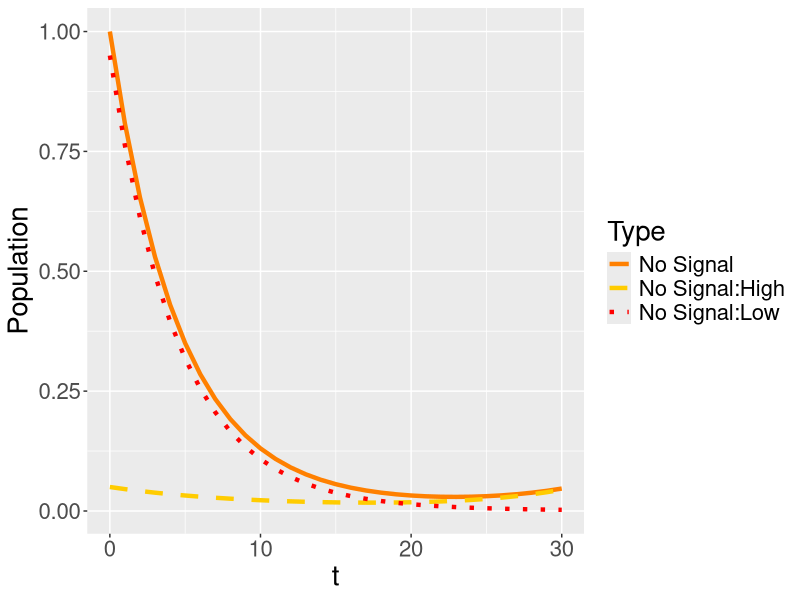
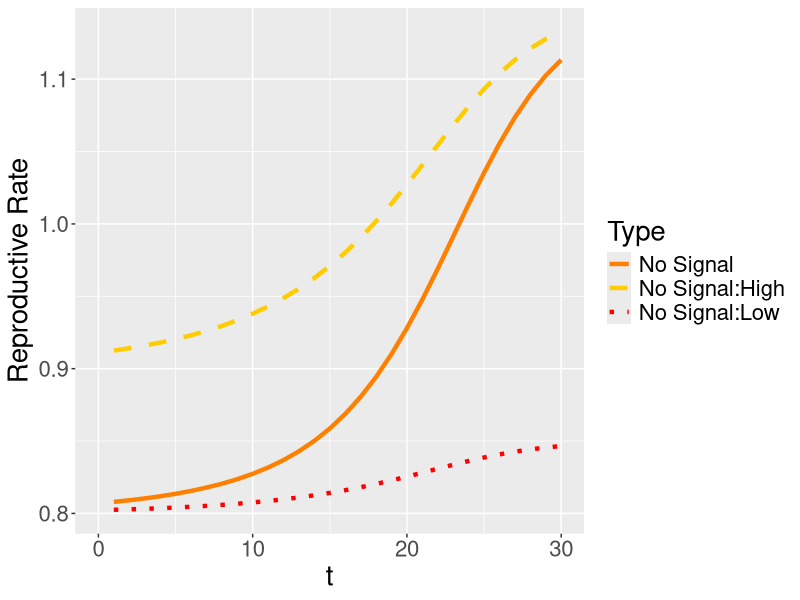
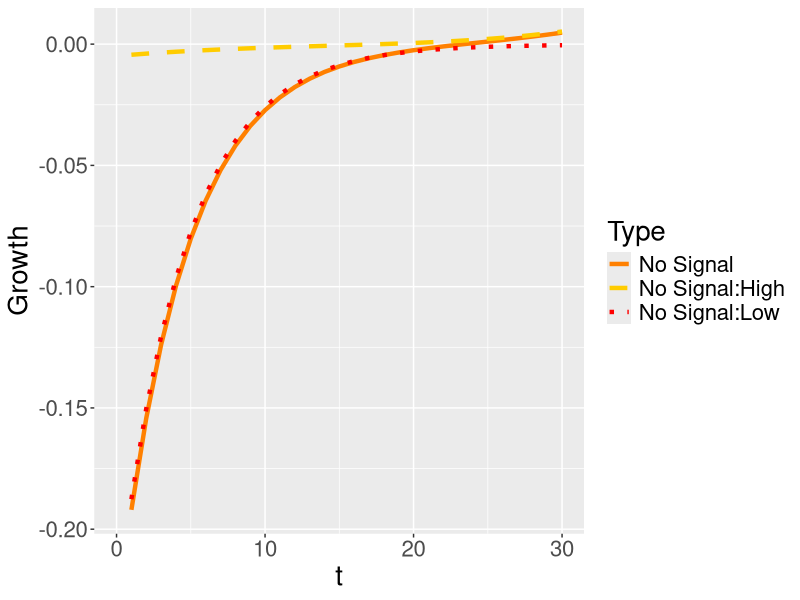
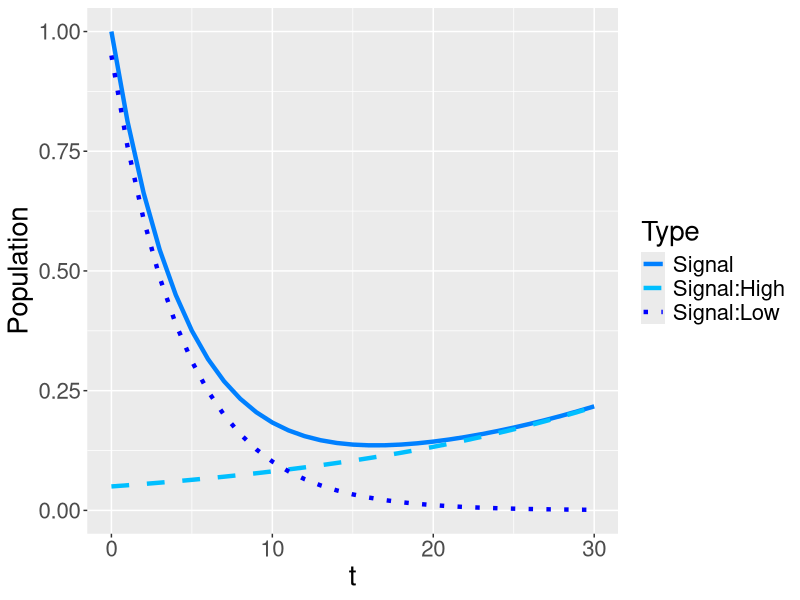
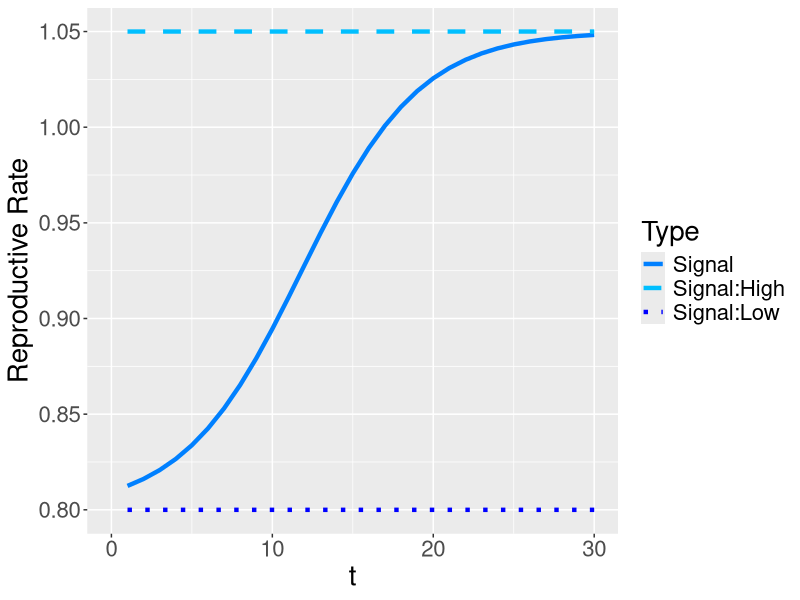
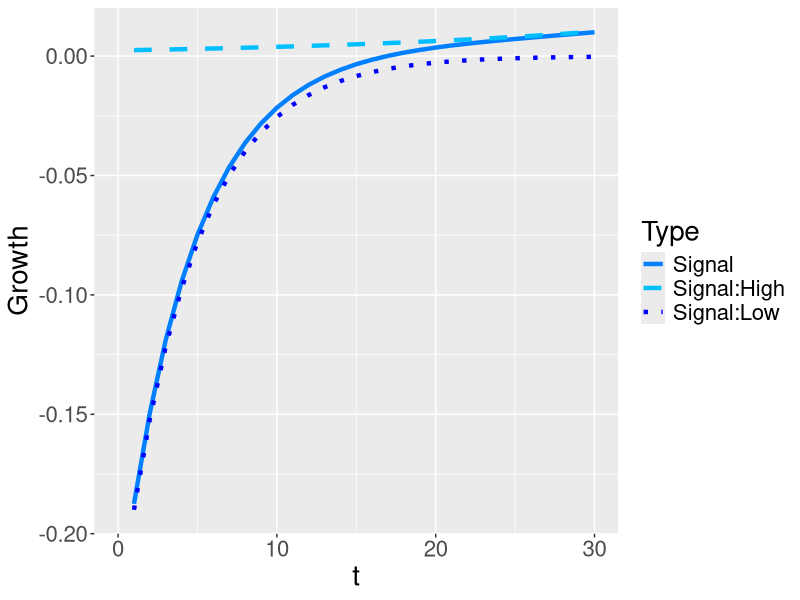
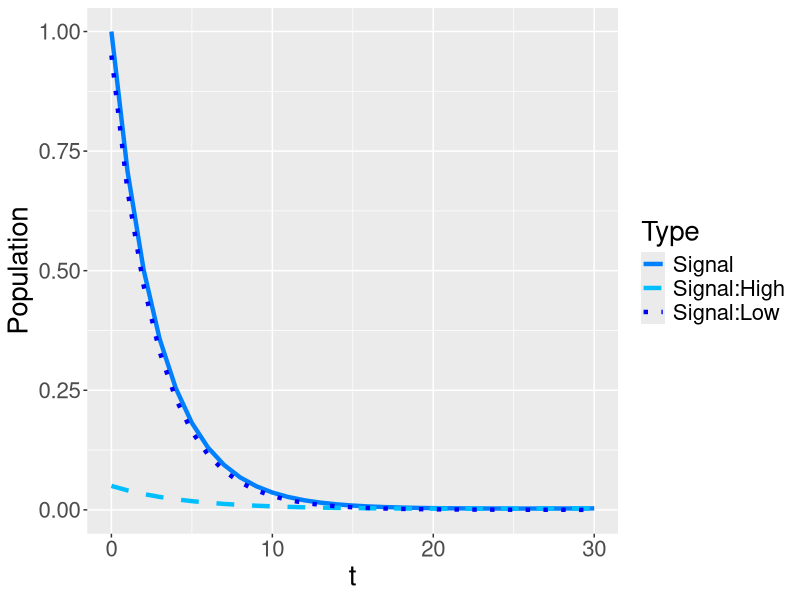
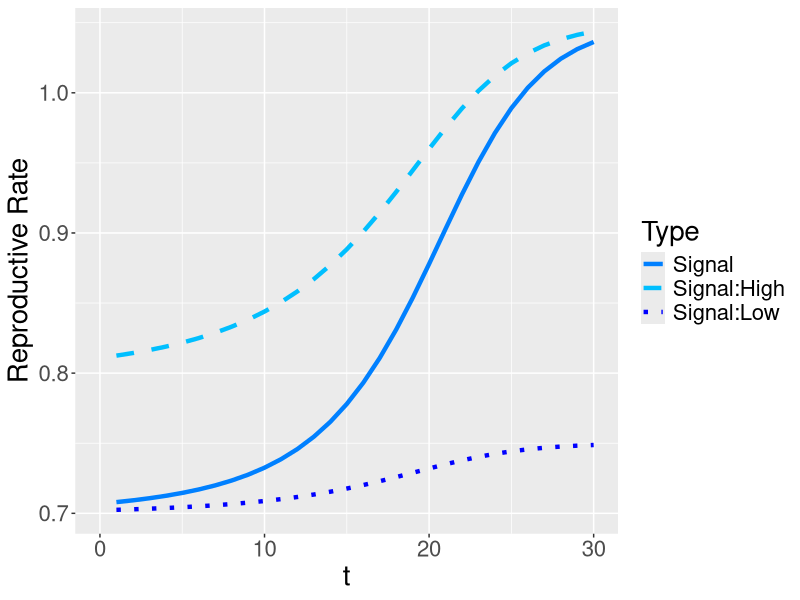

Generate these figures, in order, with R:
###### Set Up #######



library("tidyverse", "shiny", "stringr")
##1100*500 image size

time = 30
vHH =1.15
vHL = .9
vLH = .85
vLL = .8
K = .1
ratio = .05
ratio_l = 0
ratio_h = 1
pop_grow = "Unbounded exponential growth"
#"Fixed population", "Unbounded exponential growth", "Logistic growth to capacity"
join_scenario = "Fight"
#"Fight", "Merge"
start = 20
beta = .2


###### Evolution Apart ######



#Function for evolution of populations in isolation (only high types signal in signaling population)
evo_apart_high = function(ratio, vHH, vHL, vLH, vLL, K, time, pop_grow){
  #define initial population makeup 
  H_N = ratio
  H_S = ratio
  L_N = 1-ratio
  L_S = 1-ratio
  pop = data.frame(H_N,H_S,L_N,L_S)
  #define game table payoffs 
  SHH = max(vHH - K, 0)
  SHL = max(vHL - K, 0)
  SLH = max(vLH - K, 0)
  SLL = max(vLL - K, 0)
  payoffs = data.frame(vHH,vHL,vLH,vLL,SHH,SHL,SLH,SLL)
  expected_payoffs = data.frame()
  group_payoffs = data.frame()
  for(i in 1:time){
    #extract current population values
    H_N = as.numeric(tail(pop,1)[1])
    H_S = as.numeric(tail(pop,1)[2])
    L_N = as.numeric(tail(pop,1)[3])
    L_S = as.numeric(tail(pop,1)[4])
    #find proportion of type in each matching pool (signalers with signalers, non-signalers with non-signalers)
    S_H = if(H_S+L_S>0){
      H_S/(H_S+L_S)} else {0}
    S_L = 1-S_H
    N_H = if(H_N+L_N>0){
      H_N/(H_N+L_N)} else {0}
    N_L = 1-N_H
    #calculate next generation pop levels (current pop * expected payoff for each group)
    H_N_P = H_N*(N_H*as.numeric(payoffs[1])+N_L*as.numeric(payoffs[2]))
    H_S_P = H_S*as.numeric(payoffs[5])
    L_N_P = L_N*(N_H*as.numeric(payoffs[3])+N_L*as.numeric(payoffs[4]))
    L_S_P = L_S*as.numeric(payoffs[4])
    
    #identify growth scenario
    if (pop_grow == "Fixed population"){
      #rebalance to keep total pop steady
      Total_N_P = H_N_P+L_N_P
      Total_S_P = H_S_P+L_S_P
      expected_payoffs1 = data.frame(High_No_Signal = H_N_P/(H_N*Total_N_P), High_Signal = H_S_P/(H_S*Total_S_P), Low_No_Signal = L_N_P/(L_N*Total_N_P), Low_Signal = L_S_P/(L_S*Total_S_P))
      H_N = H_N_P/Total_N_P
      H_S = H_S_P/Total_S_P
      L_N = L_N_P/Total_N_P
      L_S = L_S_P/Total_S_P
    }
    if (pop_grow == "Unbounded exponential growth") {
      #set next gen pop levels to current leves and record expected payoffs
      expected_payoffs1 = data.frame(High_No_Signal = H_N_P/H_N, High_Signal = H_S_P/H_S, Low_No_Signal = L_N_P/L_N, Low_Signal = L_S_P/L_S)
      H_N = H_N_P
      H_S = H_S_P
      L_N = L_N_P
      L_S = L_S_P
    }
    
    #record end of generation information
    pop1 = data.frame(H_N,H_S,L_N,L_S)
    pop = rbind(pop, pop1)
    group_payoffs1 = data.frame(No_Signal = expected_payoffs1[[1]]*N_H + expected_payoffs1[[3]]*N_L, Signal = expected_payoffs1[[2]]*S_H + expected_payoffs1[[4]]*S_L)
    group_payoffs = rbind(group_payoffs, group_payoffs1)
    expected_payoffs = rbind(expected_payoffs, expected_payoffs1)
  }
  #clean up the data
  growth = pop[2:(time+1),]-pop[1:time,]
  growth = growth %>%
    rename(High_No_Signal = H_N,
           High_Signal = H_S,
           Low_No_Signal = L_N,
           Low_Signal = L_S) %>%
    mutate(t = 1:time,
           Signal = High_Signal + Low_Signal,
           No_Signal = High_No_Signal + Low_No_Signal) %>%
    gather("No_Signal", "High_No_Signal", "Low_No_Signal", "Signal", "High_Signal", "Low_Signal", key = Type, value = "Growth")
  growth$Type = factor(growth$Type, levels = c("Signal", "High_Signal", "Low_Signal", "No_Signal", "High_No_Signal", "Low_No_Signal"))
  
  pop = pop %>%
    rename(High_No_Signal = H_N,
           High_Signal = H_S,
           Low_No_Signal = L_N,
           Low_Signal = L_S) %>%
    mutate(t = 0:time,
           Signal = High_Signal + Low_Signal,
           No_Signal = High_No_Signal + Low_No_Signal) %>%
    gather("No_Signal", "High_No_Signal", "Low_No_Signal", "Signal", "High_Signal", "Low_Signal", key = Type, value = "Population")
  pop$Type = factor(pop$Type, levels = c("Signal", "High_Signal", "Low_Signal", "No_Signal", "High_No_Signal", "Low_No_Signal"))
  
  expected_payoffs = cbind(expected_payoffs,group_payoffs)
  expected_payoffs = expected_payoffs %>%
    mutate(t = 1:time) %>%
    gather("No_Signal", "High_No_Signal", "Low_No_Signal", "Signal", "High_Signal", "Low_Signal", key = Type, value = "Growth_Rate")
  expected_payoffs$Type = factor(expected_payoffs$Type, levels = c("Signal", "High_Signal", "Low_Signal", "No_Signal", "High_No_Signal", "Low_No_Signal"))
  list(pop, expected_payoffs, growth)
}

#make graphs for population evolution seperately

pop_evo = evo_apart_high(ratio, vHH, vHL, vLH, vLL, K, time, pop_grow)[[1]]
rate_evo = evo_apart_high(ratio, vHH, vHL, vLH, vLL, K, time, pop_grow)[[2]]
grow_evo = evo_apart_high(ratio, vHH, vHL, vLH, vLL, K, time, pop_grow)[[3]]

#No Signal population

###No_Signal
pop_evo_NS = pop_evo
pop_evo_NS$Type = factor(pop_evo_NS$Type, levels = c("No_Signal", "High_No_Signal", "Low_No_Signal"))
pop_evo_NS = pop_evo_NS[1:93,]

rate_evo_NS = rate_evo
rate_evo_NS$Type = factor(rate_evo_NS$Type, levels = c("No_Signal", "High_No_Signal", "Low_No_Signal"))
rate_evo_NS = rate_evo_NS[1:90,]

grow_evo_NS = grow_evo
grow_evo_NS$Type = factor(grow_evo_NS$Type, levels = c("No_Signal", "High_No_Signal", "Low_No_Signal"))
grow_evo_NS = grow_evo_NS[1:90,]


###Pop_No_Signal
ggplot(data = pop_evo_NS, aes(x = t, y = Population, color = Type, linetype = Type)) +
  geom_line(size = 1.5) +
  theme(text = element_text(size = 20)) +
  scale_linetype_manual(labels = c("No_Signal" = "No Signal", "High_No_Signal" = "No Signal:High", "Low_No_Signal" = "No Signal:Low"),
                        values = c("No_Signal" = "solid", "High_No_Signal" = "dashed", "Low_No_Signal" = "dotted"))+
  scale_color_manual(labels = c("No_Signal" = "No Signal", "High_No_Signal" = "No Signal:High", "Low_No_Signal" = "No Signal:Low"),
                     values = c("No_Signal" = rgb(1,.5,0), "High_No_Signal" = rgb(1,.8,0), "Low_No_Signal" = rgb(1,0,0)))+
  coord_cartesian(xlim =c(0, time))

###Rate_No_Signal
ggplot(data = rate_evo_NS, aes(x = t, y = Growth_Rate, color = Type, linetype = Type)) +
  geom_line(size = 1.5) +
  theme(text = element_text(size = 20)) +
  scale_linetype_manual(labels = c("No_Signal" = "No Signal", "High_No_Signal" = "No Signal:High", "Low_No_Signal" = "No Signal:Low"),
                        values = c("No_Signal" = "solid", "High_No_Signal" = "dashed", "Low_No_Signal" = "dotted"))+
  scale_color_manual(labels = c("No_Signal" = "No Signal", "High_No_Signal" = "No Signal:High", "Low_No_Signal" = "No Signal:Low"),
                     values = c("No_Signal" = rgb(1,.5,0), "High_No_Signal" = rgb(1,.8,0), "Low_No_Signal" = rgb(1,0,0)))+
  labs(y = "Reproductive Rate")+
  coord_cartesian(xlim =c(0, time))

###Growth_No_Signal
ggplot(data = grow_evo_NS, aes(x = t, y = Growth, color = Type, linetype = Type)) +
  geom_line(size = 1.5) +
  theme(text = element_text(size = 20)) +
  scale_linetype_manual(labels = c("No_Signal" = "No Signal", "High_No_Signal" = "No Signal:High", "Low_No_Signal" = "No Signal:Low"),
                        values = c("No_Signal" = "solid", "High_No_Signal" = "dashed", "Low_No_Signal" = "dotted"))+
  scale_color_manual(labels = c("No_Signal" = "No Signal", "High_No_Signal" = "No Signal:High", "Low_No_Signal" = "No Signal:Low"),
                     values = c("No_Signal" = rgb(1,.5,0), "High_No_Signal" = rgb(1,.8,0), "Low_No_Signal" = rgb(1,0,0)))+
  ylab("Growth")+
  coord_cartesian(xlim =c(0, time))

#Signal Population

###Signal
pop_evo_S = pop_evo
pop_evo_S$Type = factor(pop_evo_S$Type, levels = c("Signal", "High_Signal", "Low_Signal"))
pop_evo_S = pop_evo_S[94:186,]


rate_evo_S = rate_evo
rate_evo_S$Type = factor(rate_evo_S$Type, levels = c("Signal", "High_Signal", "Low_Signal"))
rate_evo_S = rate_evo_S[91:180,]

grow_evo_S = grow_evo
grow_evo_S$Type = factor(grow_evo_S$Type, levels = c("Signal", "High_Signal", "Low_Signal"))
grow_evo_S = grow_evo_S[91:180,]


###Pop_Signal
ggplot(data = pop_evo_S, aes(x = t, y = Population, color = Type, linetype = Type)) +
  geom_line(size = 1.5) +
  theme(text = element_text(size = 20)) +
  scale_linetype_manual(labels = c("Signal" = "Signal", "High_Signal" = "Signal:High", "Low_Signal" = "Signal:Low"),
                        values = c("Signal" = "solid", "High_Signal" = "dashed", "Low_Signal" = "dotted"))+
  scale_color_manual(labels = c("Signal" = "Signal", "High_Signal" = "Signal:High", "Low_Signal" = "Signal:Low"),
                     values = c("Signal" = rgb(0,.5,1), "High_Signal" = rgb(0,.75,1), "Low_Signal" = rgb(0,0,1)))+
  coord_cartesian(xlim =c(0, time))

###Rate_Signal
ggplot(data = rate_evo_S, aes(x = t, y = Growth_Rate, color = Type, linetype = Type)) +
  geom_line(size = 1.5) +
  theme(text = element_text(size = 20)) +
  scale_linetype_manual(labels = c("Signal" = "Signal", "High_Signal" = "Signal:High", "Low_Signal" = "Signal:Low"),
                        values = c("Signal" = "solid", "High_Signal" = "dashed", "Low_Signal" = "dotted"))+
  scale_color_manual(labels = c("Signal" = "Signal", "High_Signal" = "Signal:High", "Low_Signal" = "Signal:Low"),
                     values = c("Signal" = rgb(0,.5,1), "High_Signal" = rgb(0,.75,1), "Low_Signal" = rgb(0,0,1)))+
  labs(y = "Reproductive Rate")+
  coord_cartesian(xlim =c(0, time))

###Growth_Signal
ggplot(data = grow_evo_S, aes(x = t, y = Growth, color = Type, linetype = Type)) +
  geom_line(size = 1.5) +
  theme(text = element_text(size = 20)) +
  scale_linetype_manual(labels = c("Signal" = "Signal", "High_Signal" = "Signal:High", "Low_Signal" = "Signal:Low"),
                        values = c("Signal" = "solid", "High_Signal" = "dashed", "Low_Signal" = "dotted"))+
  scale_color_manual(labels = c("Signal" = "Signal", "High_Signal" = "Signal:High", "Low_Signal" = "Signal:Low"),
                     values = c("Signal" = rgb(0,.5,1), "High_Signal" = rgb(0,.75,1), "Low_Signal" = rgb(0,0,1)))+
  ylab("Growth")+
  coord_cartesian(xlim =c(0, time))


#Function for evolution of populations in isolation (both types signal in signaling population)
evo_apart_genetic = function(ratio, vHH, vHL, vLH, vLL, K, time, pop_grow){
  #define initial population makeup 
  H_N = ratio
  H_S = ratio
  L_N = 1-ratio
  L_S = 1-ratio
  pop = data.frame(H_N,H_S,L_N,L_S)
  #define game table payoffs 
  SHH = max(vHH - K, 0)
  SHL = max(vHL - K, 0)
  SLH = max(vLH - K, 0)
  SLL = max(vLL - K, 0)
  payoffs = data.frame(vHH,vHL,vLH,vLL,SHH,SHL,SLH,SLL)
  expected_payoffs = data.frame()
  group_payoffs = data.frame()
  for(i in 1:time){
    #extract current population values
    H_N = as.numeric(tail(pop,1)[1])
    H_S = as.numeric(tail(pop,1)[2])
    L_N = as.numeric(tail(pop,1)[3])
    L_S = as.numeric(tail(pop,1)[4])
    #find proportion of type in each matching pool (signalers with signalers, non-signalers with non-signalers)
    S_H = if(H_S+L_S>0){
      H_S/(H_S+L_S)} else {0}
    S_L = 1-S_H
    N_H = if(H_N+L_N>0){
      H_N/(H_N+L_N)} else {0}
    N_L = 1-N_H
    #calculate next generation pop levels (current pop * expected payoff for each group)
    H_N_P = H_N*(N_H*as.numeric(payoffs[1])+N_L*as.numeric(payoffs[2]))
    H_S_P = H_S*(S_H*as.numeric(payoffs[5])+S_L*as.numeric(payoffs[6]))
    L_N_P = L_N*(N_H*as.numeric(payoffs[3])+N_L*as.numeric(payoffs[4]))
    L_S_P = L_S*(S_H*as.numeric(payoffs[7])+S_L*as.numeric(payoffs[8]))
    
    #identify growth scenario
    if (pop_grow == "Fixed population"){
      #rebalance to keep total pop steady
      Total_N_P = H_N_P+L_N_P
      Total_S_P = H_S_P+L_S_P
      expected_payoffs1 = data.frame(High_No_Signal = H_N_P/(H_N*Total_N_P), High_Signal = H_S_P/(H_S*Total_S_P), Low_No_Signal = L_N_P/(L_N*Total_N_P), Low_Signal = L_S_P/(L_S*Total_S_P))
      H_N = H_N_P/Total_N_P
      H_S = H_S_P/Total_S_P
      L_N = L_N_P/Total_N_P
      L_S = L_S_P/Total_S_P
    }
    if (pop_grow == "Unbounded exponential growth") {
      #set next gen pop levels to current leves and record expected payoffs
      expected_payoffs1 = data.frame(High_No_Signal = H_N_P/H_N, High_Signal = H_S_P/H_S, Low_No_Signal = L_N_P/L_N, Low_Signal = L_S_P/L_S)
      H_N = H_N_P
      H_S = H_S_P
      L_N = L_N_P
      L_S = L_S_P
    }
    
    #record end of generation information
    pop1 = data.frame(H_N,H_S,L_N,L_S)
    pop = rbind(pop, pop1)
    group_payoffs1 = data.frame(No_Signal = expected_payoffs1[[1]]*N_H + expected_payoffs1[[3]]*N_L, Signal = expected_payoffs1[[2]]*S_H + expected_payoffs1[[4]]*S_L)
    group_payoffs = rbind(group_payoffs, group_payoffs1)
    expected_payoffs = rbind(expected_payoffs, expected_payoffs1)
  }
  #clean up the data
  growth = pop[2:(time+1),]-pop[1:time,]
  growth = growth %>%
    rename(High_No_Signal = H_N,
           High_Signal = H_S,
           Low_No_Signal = L_N,
           Low_Signal = L_S) %>%
    mutate(t = 1:time,
           Signal = High_Signal + Low_Signal,
           No_Signal = High_No_Signal + Low_No_Signal) %>%
    gather("No_Signal", "High_No_Signal", "Low_No_Signal", "Signal", "High_Signal", "Low_Signal", key = Type, value = "Growth")
  growth$Type = factor(growth$Type, levels = c("Signal", "High_Signal", "Low_Signal", "No_Signal", "High_No_Signal", "Low_No_Signal"))
  
  pop = pop %>%
    rename(High_No_Signal = H_N,
           High_Signal = H_S,
           Low_No_Signal = L_N,
           Low_Signal = L_S) %>%
    mutate(t = 0:time,
           Signal = High_Signal + Low_Signal,
           No_Signal = High_No_Signal + Low_No_Signal) %>%
    gather("No_Signal", "High_No_Signal", "Low_No_Signal", "Signal", "High_Signal", "Low_Signal", key = Type, value = "Population")
  pop$Type = factor(pop$Type, levels = c("Signal", "High_Signal", "Low_Signal", "No_Signal", "High_No_Signal", "Low_No_Signal"))
  
  expected_payoffs = cbind(expected_payoffs,group_payoffs)
  expected_payoffs = expected_payoffs %>%
    mutate(t = 1:time) %>%
    gather("No_Signal", "High_No_Signal", "Low_No_Signal", "Signal", "High_Signal", "Low_Signal", key = Type, value = "Growth_Rate")
  expected_payoffs$Type = factor(expected_payoffs$Type, levels = c("Signal", "High_Signal", "Low_Signal", "No_Signal", "High_No_Signal", "Low_No_Signal"))
  list(pop, expected_payoffs, growth)
}

#make graphs for population evolution seperately

pop_evo_gene = evo_apart_genetic(ratio, vHH, vHL, vLH, vLL, K, time, pop_grow)[[1]]
rate_evo_gene = evo_apart_genetic(ratio, vHH, vHL, vLH, vLL, K, time, pop_grow)[[2]]
grow_evo_gene = evo_apart_genetic(ratio, vHH, vHL, vLH, vLL, K, time, pop_grow)[[3]]

#Genetic population

###Genetic
pop_evo_gene_S = pop_evo_gene
pop_evo_gene_S$Type = factor(pop_evo_gene_S$Type, levels = c("Signal", "High_Signal", "Low_Signal"))
pop_evo_gene_S = pop_evo_gene_S[94:186,]

rate_evo_gene_S = rate_evo_gene
rate_evo_gene_S$Type = factor(rate_evo_gene_S$Type, levels = c("Signal", "High_Signal", "Low_Signal"))
rate_evo_gene_S = rate_evo_gene_S[91:180,]

grow_evo_gene_S = grow_evo_gene
grow_evo_gene_S$Type = factor(grow_evo_gene_S$Type, levels = c("Signal", "High_Signal", "Low_Signal"))
grow_evo_gene_S = grow_evo_gene_S[91:180,]


###Pop_Signal
ggplot(data = pop_evo_gene_S, aes(x = t, y = Population, color = Type, linetype = Type)) +
  geom_line(size = 1.5) +
  theme(text = element_text(size = 20)) +
  scale_linetype_manual(labels = c("Signal" = "Signal", "High_Signal" = "Signal:High", "Low_Signal" = "Signal:Low"),
                        values = c("Signal" = "solid", "High_Signal" = "dashed", "Low_Signal" = "dotted"))+
  scale_color_manual(labels = c("Signal" = "Signal", "High_Signal" = "Signal:High", "Low_Signal" = "Signal:Low"),
                     values = c("Signal" = rgb(0,.5,1), "High_Signal" = rgb(0,.75,1), "Low_Signal" = rgb(0,0,1)))+
  coord_cartesian(xlim =c(0, time))

###Rate_Signal
ggplot(data = rate_evo_gene_S, aes(x = t, y = Growth_Rate, color = Type, linetype = Type)) +
  geom_line(size = 1.5) +
  theme(text = element_text(size = 20)) +
  scale_linetype_manual(labels = c("Signal" = "Signal", "High_Signal" = "Signal:High", "Low_Signal" = "Signal:Low"),
                        values = c("Signal" = "solid", "High_Signal" = "dashed", "Low_Signal" = "dotted"))+
  scale_color_manual(labels = c("Signal" = "Signal", "High_Signal" = "Signal:High", "Low_Signal" = "Signal:Low"),
                     values = c("Signal" = rgb(0,.5,1), "High_Signal" = rgb(0,.75,1), "Low_Signal" = rgb(0,0,1)))+
  labs(y = "Reproductive Rate")+
  coord_cartesian(xlim =c(0, time))

###Growth_Signal
ggplot(data = grow_evo_gene_S, aes(x = t, y = Growth, color = Type, linetype = Type)) +
  geom_line(size = 1.5) +
  theme(text = element_text(size = 20)) +
  scale_linetype_manual(labels = c("Signal" = "Signal", "High_Signal" = "Signal:High", "Low_Signal" = "Signal:Low"),
                        values = c("Signal" = "solid", "High_Signal" = "dashed", "Low_Signal" = "dotted"))+
  scale_color_manual(labels = c("Signal" = "Signal", "High_Signal" = "Signal:High", "Low_Signal" = "Signal:Low"),
                     values = c("Signal" = rgb(0,.5,1), "High_Signal" = rgb(0,.75,1), "Low_Signal" = rgb(0,0,1)))+
  ylab("Growth")+
  coord_cartesian(xlim =c(0, time))

#Compare Signal (choice) vs No Signal

###Pop_Compare
ggplot(data = pop_evo, aes(x = t, y = Population, color = Type, linetype = Type)) +
  geom_line(size = 1.5) +
  theme(text = element_text(size = 20)) +
  scale_linetype_manual(labels = c("Signal" = "Signal", "High_Signal" = "Signal:High", "Low_Signal" = "Signal:Low", "No_Signal" = "No Signal", "High_No_Signal" = "No Signal:High", "Low_No_Signal" = "No Signal:Low"),
                        values = c("Signal" = "solid", "High_Signal" = "dashed", "Low_Signal" = "dotted", "No_Signal" = "solid", "High_No_Signal" = "dashed", "Low_No_Signal" = "dotted"))+
  scale_color_manual(labels = c("Signal" = "Signal", "High_Signal" = "Signal:High", "Low_Signal" = "Signal:Low", "No_Signal" = "No Signal", "High_No_Signal" = "No Signal:High", "Low_No_Signal" = "No Signal:Low"),
                     values = c("Signal" = rgb(0,.5,1), "High_Signal" = rgb(0,.75,1), "Low_Signal" = rgb(0,0,1), "No_Signal" = rgb(1,.5,0), "High_No_Signal" = rgb(1,.8,0), "Low_No_Signal" = rgb(1,0,0)))+
  coord_cartesian(xlim =c(0, time))

###Rate_Compare
ggplot(data = rate_evo, aes(x = t, y = Growth_Rate, color = Type, linetype = Type)) +
  geom_line(size = 1.5) +
  theme(text = element_text(size = 20)) +
  scale_linetype_manual(labels = c("Signal" = "Signal", "High_Signal" = "Signal:High", "Low_Signal" = "Signal:Low", "No_Signal" = "No Signal", "High_No_Signal" = "No Signal:High", "Low_No_Signal" = "No Signal:Low"),
                        values = c("Signal" = "solid", "High_Signal" = "dashed", "Low_Signal" = "dotted", "No_Signal" = "solid", "High_No_Signal" = "dashed", "Low_No_Signal" = "dotted"))+
  scale_color_manual(labels = c("Signal" = "Signal", "High_Signal" = "Signal:High", "Low_Signal" = "Signal:Low", "No_Signal" = "No Signal", "High_No_Signal" = "No Signal:High", "Low_No_Signal" = "No Signal:Low"),
                     values = c("Signal" = rgb(0,.5,1), "High_Signal" = rgb(0,.75,1), "Low_Signal" = rgb(0,0,1), "No_Signal" = rgb(1,.5,0), "High_No_Signal" = rgb(1,.8,0), "Low_No_Signal" = rgb(1,0,0)))+
  ylab("Reproductive Rate")+
  coord_cartesian(xlim =c(0, time))

###Growth_Compare
ggplot(data = grow_evo, aes(x = t, y = Growth, color = Type, linetype = Type)) +
  geom_line(size = 1.5) +
  theme(text = element_text(size = 20)) +
  scale_linetype_manual(labels = c("Signal" = "Signal", "High_Signal" = "Signal:High", "Low_Signal" = "Signal:Low", "No_Signal" = "No Signal", "High_No_Signal" = "No Signal:High", "Low_No_Signal" = "No Signal:Low"),
                        values = c("Signal" = "solid", "High_Signal" = "dashed", "Low_Signal" = "dotted", "No_Signal" = "solid", "High_No_Signal" = "dashed", "Low_No_Signal" = "dotted"))+
  scale_color_manual(labels = c("Signal" = "Signal", "High_Signal" = "Signal:High", "Low_Signal" = "Signal:Low", "No_Signal" = "No Signal", "High_No_Signal" = "No Signal:High", "Low_No_Signal" = "No Signal:Low"),
                     values = c("Signal" = rgb(0,.5,1), "High_Signal" = rgb(0,.75,1), "Low_Signal" = rgb(0,0,1), "No_Signal" = rgb(1,.5,0), "High_No_Signal" = rgb(1,.8,0), "Low_No_Signal" = rgb(1,0,0)))+
  ylab("Growth")+
  coord_cartesian(xlim =c(0, time))


#Compare Signal(gene) vs No Signal

###Pop_Compare
ggplot(data = pop_evo_gene, aes(x = t, y = Population, color = Type, linetype = Type)) +
  geom_line(size = 1.5) +
  theme(text = element_text(size = 20)) +
  scale_linetype_manual(labels = c("Signal" = "Signal", "High_Signal" = "Signal:High", "Low_Signal" = "Signal:Low", "No_Signal" = "No Signal", "High_No_Signal" = "No Signal:High", "Low_No_Signal" = "No Signal:Low"),
                        values = c("Signal" = "solid", "High_Signal" = "dashed", "Low_Signal" = "dotted", "No_Signal" = "solid", "High_No_Signal" = "dashed", "Low_No_Signal" = "dotted"))+
  scale_color_manual(labels = c("Signal" = "Signal", "High_Signal" = "Signal:High", "Low_Signal" = "Signal:Low", "No_Signal" = "No Signal", "High_No_Signal" = "No Signal:High", "Low_No_Signal" = "No Signal:Low"),
                     values = c("Signal" = rgb(0,.5,1), "High_Signal" = rgb(0,.75,1), "Low_Signal" = rgb(0,0,1), "No_Signal" = rgb(1,.5,0), "High_No_Signal" = rgb(1,.8,0), "Low_No_Signal" = rgb(1,0,0)))+
  coord_cartesian(xlim =c(0, time))

###Rate_Compare
ggplot(data = rate_evo_gene, aes(x = t, y = Growth_Rate, color = Type, linetype = Type)) +
  geom_line(size = 1.5) +
  theme(text = element_text(size = 20)) +
  scale_linetype_manual(labels = c("Signal" = "Signal", "High_Signal" = "Signal:High", "Low_Signal" = "Signal:Low", "No_Signal" = "No Signal", "High_No_Signal" = "No Signal:High", "Low_No_Signal" = "No Signal:Low"),
                        values = c("Signal" = "solid", "High_Signal" = "dashed", "Low_Signal" = "dotted", "No_Signal" = "solid", "High_No_Signal" = "dashed", "Low_No_Signal" = "dotted"))+
  scale_color_manual(labels = c("Signal" = "Signal", "High_Signal" = "Signal:High", "Low_Signal" = "Signal:Low", "No_Signal" = "No Signal", "High_No_Signal" = "No Signal:High", "Low_No_Signal" = "No Signal:Low"),
                     values = c("Signal" = rgb(0,.5,1), "High_Signal" = rgb(0,.75,1), "Low_Signal" = rgb(0,0,1), "No_Signal" = rgb(1,.5,0), "High_No_Signal" = rgb(1,.8,0), "Low_No_Signal" = rgb(1,0,0)))+
  ylab("Reproductive Rate")+
  coord_cartesian(xlim =c(0, time))

###Growth_Compare
ggplot(data = grow_evo_gene, aes(x = t, y = Growth, color = Type, linetype = Type)) +
  geom_line(size = 1.5) +
  theme(text = element_text(size = 20)) +
  scale_linetype_manual(labels = c("Signal" = "Signal", "High_Signal" = "Signal:High", "Low_Signal" = "Signal:Low", "No_Signal" = "No Signal", "High_No_Signal" = "No Signal:High", "Low_No_Signal" = "No Signal:Low"),
                        values = c("Signal" = "solid", "High_Signal" = "dashed", "Low_Signal" = "dotted", "No_Signal" = "solid", "High_No_Signal" = "dashed", "Low_No_Signal" = "dotted"))+
  scale_color_manual(labels = c("Signal" = "Signal", "High_Signal" = "Signal:High", "Low_Signal" = "Signal:Low", "No_Signal" = "No Signal", "High_No_Signal" = "No Signal:High", "Low_No_Signal" = "No Signal:Low"),
                     values = c("Signal" = rgb(0,.5,1), "High_Signal" = rgb(0,.75,1), "Low_Signal" = rgb(0,0,1), "No_Signal" = rgb(1,.5,0), "High_No_Signal" = rgb(1,.8,0), "Low_No_Signal" = rgb(1,0,0)))+
  ylab("Growth")+
  coord_cartesian(xlim =c(0, time))






###### Competition ######                     



#Make graphs for competition between populations

evo_join_high = function(ratio, vHH, vHL, vLH, vLL, K, time, pop_grow, join_scenario, beta, start){
  H_N = ratio
  H_S = ratio
  L_N = 1-ratio
  L_S = 1-ratio
  pop = data.frame(H_N,H_S,L_N,L_S)
  SHH = max(vHH - K, 0)
  SHL = max(vHL - K, 0)
  SLH = max(vLH - K, 0)
  SLL = max(vLL - K, 0)
  payoffs = data.frame(vHH,vHL,vLH,vLL,SHH,SHL,SLH,SLL)
  expected_payoffs = data.frame()
  group_payoffs = data.frame()
  if (start != 1){
    for(i in 1:(start-1)){
      H_N = as.numeric(tail(pop,1)[1])
      H_S = as.numeric(tail(pop,1)[2])
      L_N = as.numeric(tail(pop,1)[3])
      L_S = as.numeric(tail(pop,1)[4])
      S_H = if(H_S+L_S>0){
        H_S/(H_S+L_S)} else {0}
      S_L = 1-S_H
      N_H = if(H_N+L_N>0){
        H_N/(H_N+L_N)} else {0}
      N_L = 1-N_H
      H_N_P = H_N*(N_H*as.numeric(payoffs[1])+N_L*as.numeric(payoffs[2]))
      H_S_P = SHH*H_S
      L_N_P = L_N*(N_H*as.numeric(payoffs[3])+N_L*as.numeric(payoffs[4]))
      L_S_P = vLL*L_S
      if (pop_grow == "Fixed population"){
        Total_N_P = H_N_P+L_N_P
        Total_S_P = H_S_P+L_S_P
        expected_payoffs1 = data.frame(High_No_Signal = H_N_P/(H_N*Total_N_P), High_Signal = H_S_P/(H_S*Total_S_P), Low_No_Signal = L_N_P/(L_N*Total_N_P), Low_Signal = L_S_P/(L_S*Total_S_P))
        H_N = H_N_P/Total_N_P
        H_S = H_S_P/Total_S_P
        L_N = L_N_P/Total_N_P
        L_S = L_S_P/Total_S_P
      }
      if (pop_grow == "Unbounded exponential growth") {
        expected_payoffs1 = data.frame(High_No_Signal = H_N_P/H_N, High_Signal = H_S_P/H_S, Low_No_Signal = L_N_P/L_N, Low_Signal = L_S_P/L_S)
        H_N = H_N_P
        H_S = H_S_P
        L_N = L_N_P
        L_S = L_S_P
      }
      pop1 = data.frame(H_N,H_S,L_N,L_S)
      pop = rbind(pop, pop1)
      group_payoffs1 = data.frame(No_Signal = expected_payoffs1[[1]]*N_H + expected_payoffs1[[3]]*N_L, Signal = expected_payoffs1[[2]]*S_H + expected_payoffs1[[4]]*S_L)
      group_payoffs = rbind(group_payoffs, group_payoffs1)
      expected_payoffs = rbind(expected_payoffs, expected_payoffs1)
    }
  }
  if (join_scenario == "Merge"){
    if (pop_grow == "Fixed population"){
      for(i in start:time){
        H_N = as.numeric(tail(pop,1)[1])
        H_S = as.numeric(tail(pop,1)[2])
        L_N = as.numeric(tail(pop,1)[3])
        L_S = as.numeric(tail(pop,1)[4])
        S_H = if(H_S+L_S>0){
          H_S/(H_S+L_S)} else {0}
        S_L = 1-S_H
        N_H = if(H_N+L_N>0){
          H_N/(H_N+L_N)} else {0}
        N_L = 1-N_H
        H_N_P = H_N*(N_H*as.numeric(payoffs[1])+N_L*as.numeric(payoffs[2]))
        H_S_P = H_S*SHH
        L_N_P = L_N*(N_H*as.numeric(payoffs[3])+N_L*as.numeric(payoffs[4]))
        L_S_P = L_S*vLL
        Total_P = H_N_P+L_N_P+H_S_P+L_S_P
        expected_payoffs1 = data.frame(High_No_Signal = H_N_P/(H_N*Total_P), High_Signal = H_S_P/(H_S*Total_P), Low_No_Signal = L_N_P/(L_N*Total_P), Low_Signal = L_S_P/(L_S*Total_P))
        H_N = H_N_P/Total_P
        H_S = H_S_P/Total_P
        L_N = L_N_P/Total_P
        L_S = L_S_P/Total_P
        pop1 = data.frame(H_N,H_S,L_N,L_S)
        pop = rbind(pop, pop1)
        group_payoffs1 = data.frame(No_Signal = expected_payoffs1[[1]]*N_H + expected_payoffs1[[3]]*N_L, Signal = expected_payoffs1[[2]]*S_H + expected_payoffs1[[4]]*S_L)
        group_payoffs = rbind(group_payoffs, group_payoffs1)
        expected_payoffs = rbind(expected_payoffs, expected_payoffs1)
      }
    }
    if (pop_grow == "Unbounded exponential growth"){
      for(i in start:time){
        H_N = as.numeric(tail(pop,1)[1])
        H_S = as.numeric(tail(pop,1)[2])
        L_N = as.numeric(tail(pop,1)[3])
        L_S = as.numeric(tail(pop,1)[4])
        S_H = if(H_S+L_S>0){
          H_S/(H_S+L_S)} else {0}
        S_L = 1-S_H
        N_H = if(H_N+L_N>0){
          H_N/(H_N+L_N)} else {0}
        N_L = 1-N_H
        H_N_P = H_N*(N_H*as.numeric(payoffs[1])+N_L*as.numeric(payoffs[2]))
        H_S_P = H_S*SHH
        L_N_P = L_N*(N_H*as.numeric(payoffs[3])+N_L*as.numeric(payoffs[4]))
        L_S_P = L_S*vLL
        expected_payoffs1 = data.frame(High_No_Signal = H_N_P/H_N, High_Signal = H_S_P/H_S, Low_No_Signal = L_N_P/L_N, Low_Signal = L_S_P/L_S)
        H_N = H_N_P
        H_S = H_S_P
        L_N = L_N_P
        L_S = L_S_P
        pop1 = data.frame(H_N,H_S,L_N,L_S)
        pop = rbind(pop, pop1)
        group_payoffs1 = data.frame(No_Signal = expected_payoffs1[[1]]*N_H + expected_payoffs1[[3]]*N_L, Signal = expected_payoffs1[[2]]*S_H + expected_payoffs1[[4]]*S_L)
        group_payoffs = rbind(group_payoffs, group_payoffs1)
        expected_payoffs = rbind(expected_payoffs, expected_payoffs1)
      }
    }
  }
  if (join_scenario == "Fight"){
    if (pop_grow == "Fixed population"){
      for(i in start:time){
        H_N = as.numeric(tail(pop,1)[1])
        H_S = as.numeric(tail(pop,1)[2])
        L_N = as.numeric(tail(pop,1)[3])
        L_S = as.numeric(tail(pop,1)[4])
        #Fight where each kills beta of other group
        S_D = (H_S+L_S)*beta
        N_D = (H_N+L_N)*beta
        S_H = if(H_S+L_S>0){
          H_S/(H_S+L_S)} else {0}
        S_L = 1-S_H
        N_H = if(H_N+L_N>0){
          H_N/(H_N+L_N)} else {0}
        N_L = 1-N_H
        H_N = max(H_N-S_D*N_H,0)
        H_S = max(H_S-N_D*S_H,0)
        L_N = max(L_N-S_D*N_L,0)
        L_S = max(L_S-N_D*S_L,0)
        #Reproduce
        S_H = if(H_S+L_S>0){
          H_S/(H_S+L_S)} else {0}
        S_L = 1-S_H
        N_H = if(H_N+L_N>0){
          H_N/(H_N+L_N)} else {0}
        N_L = 1-N_H
        H_N_P = H_N*(N_H*as.numeric(payoffs[1])+N_L*as.numeric(payoffs[2]))
        H_S_P = H_S*SHH
        L_N_P = L_N*(N_H*as.numeric(payoffs[3])+N_L*as.numeric(payoffs[4]))
        L_S_P = L_S*vLL
        Total_P = H_N_P+L_N_P+H_S_P+L_S_P
        expected_payoffs1 = data.frame(High_No_Signal = H_N_P/(H_N*Total_P), High_Signal = H_S_P/(H_S*Total_P), Low_No_Signal = L_N_P/(L_N*Total_P), Low_Signal = L_S_P/(L_S*Total_P))
        H_N = H_N_P/Total_P
        H_S = H_S_P/Total_P
        L_N = L_N_P/Total_P
        L_S = L_S_P/Total_P
        pop1 = data.frame(H_N,H_S,L_N,L_S)
        pop = rbind(pop, pop1)
        group_payoffs1 = data.frame(No_Signal = expected_payoffs1[[1]]*N_H + expected_payoffs1[[3]]*N_L, Signal = expected_payoffs1[[2]]*S_H + expected_payoffs1[[4]]*S_L)
        group_payoffs = rbind(group_payoffs, group_payoffs1)
        expected_payoffs = rbind(expected_payoffs, expected_payoffs1)
      }
    }
    if (pop_grow == "Unbounded exponential growth"){
      for(i in start:time){
        H_N = as.numeric(tail(pop,1)[1])
        H_S = as.numeric(tail(pop,1)[2])
        L_N = as.numeric(tail(pop,1)[3])
        L_S = as.numeric(tail(pop,1)[4])
        #Fight where each kills beta of other group
        S_D = (H_S+L_S)*beta
        N_D = (H_N+L_N)*beta
        S_H = if(H_S+L_S>0){
          H_S/(H_S+L_S)} else {0}
        S_L = 1-S_H
        N_H = if(H_N+L_N>0){
          H_N/(H_N+L_N)} else {0}
        N_L = 1-N_H
        H_N = max(H_N-S_D*N_H,0)
        H_S = max(H_S-N_D*S_H,0)
        L_N = max(L_N-S_D*N_L,0)
        L_S = max(L_S-N_D*S_L,0)
        #Reproduce
        S_H = if(H_S+L_S>0){
          H_S/(H_S+L_S)} else {0}
        S_L = 1-S_H
        N_H = if(H_N+L_N>0){
          H_N/(H_N+L_N)} else {0}
        N_L = 1-N_H
        H_N_P = H_N*(N_H*as.numeric(payoffs[1])+N_L*as.numeric(payoffs[2]))
        H_S_P = H_S*SHH
        L_N_P = L_N*(N_H*as.numeric(payoffs[3])+N_L*as.numeric(payoffs[4]))
        L_S_P = L_S*vLL
        expected_payoffs1 = data.frame(High_No_Signal = H_N_P/H_N, High_Signal = H_S_P/H_S, Low_No_Signal = L_N_P/L_N, Low_Signal = L_S_P/L_S)
        H_N = H_N_P
        H_S = H_S_P
        L_N = L_N_P
        L_S = L_S_P
        pop1 = data.frame(H_N,H_S,L_N,L_S)
        pop = rbind(pop, pop1)
        group_payoffs1 = data.frame(No_Signal = expected_payoffs1[[1]]*N_H + expected_payoffs1[[3]]*N_L, Signal = expected_payoffs1[[2]]*S_H + expected_payoffs1[[4]]*S_L)
        group_payoffs = rbind(group_payoffs, group_payoffs1)
        expected_payoffs = rbind(expected_payoffs, expected_payoffs1)
      }
    }
  }
  growth = pop[2:(time+1),]-pop[1:(time),]
  growth = growth %>%
    rename(High_No_Signal = H_N,
           High_Signal = H_S,
           Low_No_Signal = L_N,
           Low_Signal = L_S) %>%
    mutate(t = 1:time,
           Signal = High_Signal + Low_Signal,
           No_Signal = High_No_Signal + Low_No_Signal) %>%
    gather("No_Signal", "High_No_Signal", "Low_No_Signal", "Signal", "High_Signal", "Low_Signal", key = Type, value = "Growth")
  growth$Type = factor(growth$Type, levels = c("Signal", "High_Signal", "Low_Signal", "No_Signal", "High_No_Signal", "Low_No_Signal"))
  
  pop = pop %>%
    rename(High_No_Signal = H_N,
           High_Signal = H_S,
           Low_No_Signal = L_N,
           Low_Signal = L_S) %>%
    mutate(t = 0:time,
           Signal = High_Signal + Low_Signal,
           No_Signal = High_No_Signal + Low_No_Signal) %>%
    gather("No_Signal", "High_No_Signal", "Low_No_Signal", "Signal", "High_Signal", "Low_Signal", key = Type, value = "Population")
  pop$Type = factor(pop$Type, levels = c("Signal", "High_Signal", "Low_Signal", "No_Signal", "High_No_Signal", "Low_No_Signal"))
  
  expected_payoffs = cbind(expected_payoffs,group_payoffs)
  expected_payoffs = expected_payoffs %>%
    mutate(t = 1:time) %>%
    gather("No_Signal", "High_No_Signal", "Low_No_Signal", "Signal", "High_Signal", "Low_Signal", key = Type, value = "Growth_Rate")
  expected_payoffs$Type = factor(expected_payoffs$Type, levels = c("Signal", "High_Signal", "Low_Signal", "No_Signal", "High_No_Signal", "Low_No_Signal"))
  list(pop, expected_payoffs, growth)
}

regions = function(ratio, vHH, vHL, vLH, vLL, K, time, pop_grow, beta, start){
  #create a few graphs showing which group will survive the competition under different paramaters
  Klow = round(max(vLH-vLL,0),2)
  Khigh = round(vHH-vHL,2)
  Krange = seq(from = Klow, to = Khigh, by = .01)
  startrange = seq(from = 1, to = time, by = 1)
  betarange = seq(from = .01, to = 1, by = .01)
  SKregion = tibble(start = rep(startrange, length(Krange)), K = rep(Krange, each = length(startrange)), result = "")
  BKregion = tibble(beta = rep(betarange, length(Krange)), K = rep(Krange, each = length(betarange)), result = "")
  SBregion = tibble(start = rep(startrange, length(betarange)), beta = rep(betarange, each = length(startrange)), result = "")
  for(Kvar in Krange){
    #KSregion and BKregion first
    j = match(Kvar,Krange)
    H_N = ratio
    H_S = ratio
    L_N = 1-ratio
    L_S = 1-ratio
    pop = data.frame(H_N,H_S,L_N,L_S)
    SHH = max(vHH - Kvar, 0)
    SHL = max(vHL - Kvar, 0)
    SLH = max(vLH - Kvar, 0)
    SLL = max(vLL - Kvar, 0)
    payoffs = data.frame(vHH,vHL,vLH,vLL,SHH,SHL,SLH,SLL)
    if (time != 1){
      for(i in 1:(time-1)){
        H_N = as.numeric(tail(pop,1)[1])
        H_S = as.numeric(tail(pop,1)[2])
        L_N = as.numeric(tail(pop,1)[3])
        L_S = as.numeric(tail(pop,1)[4])
        S_H = if(H_S+L_S>0){
          H_S/(H_S+L_S)} else {0}
        S_L = 1-S_H
        N_H = if(H_N+L_N>0){
          H_N/(H_N+L_N)} else {0}
        N_L = 1-N_H
        H_N_P = H_N*(N_H*as.numeric(payoffs[1])+N_L*as.numeric(payoffs[2]))
        H_S_P = SHH*H_S
        L_N_P = L_N*(N_H*as.numeric(payoffs[3])+N_L*as.numeric(payoffs[4]))
        L_S_P = vLL*L_S
        if (pop_grow == "Fixed population"){
          Total_N_P = H_N_P+L_N_P
          Total_S_P = H_S_P+L_S_P
          H_N = H_N_P/Total_N_P
          H_S = H_S_P/Total_S_P
          L_N = L_N_P/Total_N_P
          L_S = L_S_P/Total_S_P
        }
        if (pop_grow == "Unbounded exponential growth") {
          H_N = H_N_P
          H_S = H_S_P
          L_N = L_N_P
          L_S = L_S_P
        }
        pop1 = data.frame(H_N,H_S,L_N,L_S)
        pop = rbind(pop, pop1)
      }
    }
    for(startvar in startrange){
      #SKregion
      i = match(startvar,startrange)
      popstart = pop[startvar,]
      stop = 0
      while(stop == 0){
        if (pop_grow == "Fixed population"){
          H_N = as.numeric(tail(popstart,1)[1])
          H_S = as.numeric(tail(popstart,1)[2])
          L_N = as.numeric(tail(popstart,1)[3])
          L_S = as.numeric(tail(popstart,1)[4])
          #Fight where each kills beta of other group
          S_D = (H_S+L_S)*beta
          N_D = (H_N+L_N)*beta
          if((H_S+L_S)<=N_D){
            if((H_N+L_N)<=S_D & S_D>N_D){
              #tiebreak goes to N
              SKregion$result[(j-1)*length(startrange)+i] = "S"
              stop = 1
            } else {
              SKregion$result[(j-1)*length(startrange)+i] = "N"
              stop = 1
            }
          }
          if((H_N+L_N)<=S_D){
            SKregion$result[(j-1)*length(startrange)+i] = "S"
            stop = 1
          }
          S_H = if(H_S+L_S>0){
            H_S/(H_S+L_S)} else {0}
          S_L = 1-S_H
          N_H = if(H_N+L_N>0){
            H_N/(H_N+L_N)} else {0}
          N_L = 1-N_H
          H_N = max(H_N-S_D*N_H,0)
          H_S = max(H_S-N_D*S_H,0)
          L_N = max(L_N-S_D*N_L,0)
          L_S = max(L_S-N_D*S_L,0)
          #Reproduce
          S_H = if(H_S+L_S>0){
            H_S/(H_S+L_S)} else {0}
          S_L = 1-S_H
          N_H = if(H_N+L_N>0){
            H_N/(H_N+L_N)} else {0}
          N_L = 1-N_H
          H_N_P = H_N*(N_H*as.numeric(payoffs[1])+N_L*as.numeric(payoffs[2]))
          H_S_P = H_S*SHH
          L_N_P = L_N*(N_H*as.numeric(payoffs[3])+N_L*as.numeric(payoffs[4]))
          L_S_P = L_S*vLL
          Total_P = H_N_P+L_N_P+H_S_P+L_S_P
          H_N = H_N_P/Total_P
          H_S = H_S_P/Total_P
          L_N = L_N_P/Total_P
          L_S = L_S_P/Total_P
          popstart1 = data.frame(H_N,H_S,L_N,L_S)
          popstart = rbind(popstart, popstart1)
        }
        if (pop_grow == "Unbounded exponential growth"){
          H_N = as.numeric(tail(popstart,1)[1])
          H_S = as.numeric(tail(popstart,1)[2])
          L_N = as.numeric(tail(popstart,1)[3])
          L_S = as.numeric(tail(popstart,1)[4])
          #Fight where each kills beta of other group
          S_D = (H_S+L_S)*beta
          N_D = (H_N+L_N)*beta
          if((H_S+L_S)<=N_D){
            if((H_N+L_N)<=S_D & S_D>N_D){
              #tiebreak goes to N
              SKregion$result[(j-1)*length(startrange)+i] = "S"
              stop = 1
            } else {
              SKregion$result[(j-1)*length(startrange)+i] = "N"
              stop = 1
            }
          }
          if((H_N+L_N)<=S_D){
            SKregion$result[(j-1)*length(startrange)+i] = "S"
            stop = 1
          }
          S_H = if(H_S+L_S>0){
            H_S/(H_S+L_S)} else {0}
          S_L = 1-S_H
          N_H = if(H_N+L_N>0){
            H_N/(H_N+L_N)} else {0}
          N_L = 1-N_H
          H_N = max(H_N-S_D*N_H,0)
          H_S = max(H_S-N_D*S_H,0)
          L_N = max(L_N-S_D*N_L,0)
          L_S = max(L_S-N_D*S_L,0)
          #Reproduce
          S_H = if(H_S+L_S>0){
            H_S/(H_S+L_S)} else {0}
          S_L = 1-S_H
          N_H = if(H_N+L_N>0){
            H_N/(H_N+L_N)} else {0}
          N_L = 1-N_H
          H_N_P = H_N*(N_H*as.numeric(payoffs[1])+N_L*as.numeric(payoffs[2]))
          H_S_P = H_S*SHH
          L_N_P = L_N*(N_H*as.numeric(payoffs[3])+N_L*as.numeric(payoffs[4]))
          L_S_P = L_S*vLL
          H_N = H_N_P
          H_S = H_S_P
          L_N = L_N_P
          L_S = L_S_P
          popstart1 = data.frame(H_N,H_S,L_N,L_S)
          popstart = rbind(popstart, popstart1)
        }
      }
    }
    for(betavar in betarange){
      #BKregion
      i = match(betavar, betarange)
      popstart = pop[start,]
      stop = 0
      while(stop == 0){
        if (pop_grow == "Fixed population"){
          H_N = as.numeric(tail(popstart,1)[1])
          H_S = as.numeric(tail(popstart,1)[2])
          L_N = as.numeric(tail(popstart,1)[3])
          L_S = as.numeric(tail(popstart,1)[4])
          #Fight where each kills beta of other group
          S_D = (H_S+L_S)*betavar
          N_D = (H_N+L_N)*betavar
          if((H_S+L_S)<=N_D){
            if((H_N+L_N)<=S_D & S_D>N_D){
              #tiebreak goes to N
              BKregion$result[(j-1)*length(betarange)+i] = "S"
              stop = 1
            } else {
              BKregion$result[(j-1)*length(betarange)+i] = "N"
              stop = 1
            }
          }
          if((H_N+L_N)<=S_D){
            BKregion$result[(j-1)*length(betarange)+i] = "S"
            stop = 1
          }
          S_H = if(H_S+L_S>0){
            H_S/(H_S+L_S)} else {0}
          S_L = 1-S_H
          N_H = if(H_N+L_N>0){
            H_N/(H_N+L_N)} else {0}
          N_L = 1-N_H
          H_N = max(H_N-S_D*N_H,0)
          H_S = max(H_S-N_D*S_H,0)
          L_N = max(L_N-S_D*N_L,0)
          L_S = max(L_S-N_D*S_L,0)
          #Reproduce
          S_H = if(H_S+L_S>0){
            H_S/(H_S+L_S)} else {0}
          S_L = 1-S_H
          N_H = if(H_N+L_N>0){
            H_N/(H_N+L_N)} else {0}
          N_L = 1-N_H
          H_N_P = H_N*(N_H*as.numeric(payoffs[1])+N_L*as.numeric(payoffs[2]))
          H_S_P = H_S*SHH
          L_N_P = L_N*(N_H*as.numeric(payoffs[3])+N_L*as.numeric(payoffs[4]))
          L_S_P = L_S*vLL
          Total_P = H_N_P+L_N_P+H_S_P+L_S_P
          H_N = H_N_P/Total_P
          H_S = H_S_P/Total_P
          L_N = L_N_P/Total_P
          L_S = L_S_P/Total_P
          popstart1 = data.frame(H_N,H_S,L_N,L_S)
          popstart = rbind(popstart, popstart1)
        }
        if (pop_grow == "Unbounded exponential growth"){
          H_N = as.numeric(tail(popstart,1)[1])
          H_S = as.numeric(tail(popstart,1)[2])
          L_N = as.numeric(tail(popstart,1)[3])
          L_S = as.numeric(tail(popstart,1)[4])
          #Fight where each kills beta of other group
          S_D = (H_S+L_S)*betavar
          N_D = (H_N+L_N)*betavar
          if((H_S+L_S)<=N_D){
            if((H_N+L_N)<=S_D & S_D>N_D){
              #tiebreak goes to N
              BKregion$result[(j-1)*length(betarange)+i] = "S"
              stop = 1
            } else {
              BKregion$result[(j-1)*length(betarange)+i] = "N"
              stop = 1
            }
          }
          if((H_N+L_N)<=S_D){
            BKregion$result[(j-1)*length(betarange)+i] = "S"
            stop = 1
          }
          S_H = if(H_S+L_S>0){
            H_S/(H_S+L_S)} else {0}
          S_L = 1-S_H
          N_H = if(H_N+L_N>0){
            H_N/(H_N+L_N)} else {0}
          N_L = 1-N_H
          H_N = max(H_N-S_D*N_H,0)
          H_S = max(H_S-N_D*S_H,0)
          L_N = max(L_N-S_D*N_L,0)
          L_S = max(L_S-N_D*S_L,0)
          #Reproduce
          S_H = if(H_S+L_S>0){
            H_S/(H_S+L_S)} else {0}
          S_L = 1-S_H
          N_H = if(H_N+L_N>0){
            H_N/(H_N+L_N)} else {0}
          N_L = 1-N_H
          H_N_P = H_N*(N_H*as.numeric(payoffs[1])+N_L*as.numeric(payoffs[2]))
          H_S_P = H_S*SHH
          L_N_P = L_N*(N_H*as.numeric(payoffs[3])+N_L*as.numeric(payoffs[4]))
          L_S_P = L_S*vLL
          H_N = H_N_P
          H_S = H_S_P
          L_N = L_N_P
          L_S = L_S_P
          popstart1 = data.frame(H_N,H_S,L_N,L_S)
          popstart = rbind(popstart, popstart1)
        }
      }
    }
  }
  ##SBregion
  H_N = ratio
  H_S = ratio
  L_N = 1-ratio
  L_S = 1-ratio
  pop = data.frame(H_N,H_S,L_N,L_S)
  SHH = max(vHH - K, 0)
  SHL = max(vHL - K, 0)
  SLH = max(vLH - K, 0)
  SLL = max(vLL - K, 0)
  payoffs = data.frame(vHH,vHL,vLH,vLL,SHH,SHL,SLH,SLL)
  if (time != 1){
    for(i in 1:(time-1)){
      H_N = as.numeric(tail(pop,1)[1])
      H_S = as.numeric(tail(pop,1)[2])
      L_N = as.numeric(tail(pop,1)[3])
      L_S = as.numeric(tail(pop,1)[4])
      S_H = if(H_S+L_S>0){
        H_S/(H_S+L_S)} else {0}
      S_L = 1-S_H
      N_H = if(H_N+L_N>0){
        H_N/(H_N+L_N)} else {0}
      N_L = 1-N_H
      H_N_P = H_N*(N_H*as.numeric(payoffs[1])+N_L*as.numeric(payoffs[2]))
      H_S_P = SHH*H_S
      L_N_P = L_N*(N_H*as.numeric(payoffs[3])+N_L*as.numeric(payoffs[4]))
      L_S_P = vLL*L_S
      if (pop_grow == "Fixed population"){
        Total_N_P = H_N_P+L_N_P
        Total_S_P = H_S_P+L_S_P
        H_N = H_N_P/Total_N_P
        H_S = H_S_P/Total_S_P
        L_N = L_N_P/Total_N_P
        L_S = L_S_P/Total_S_P
      }
      if (pop_grow == "Unbounded exponential growth") {
        H_N = H_N_P
        H_S = H_S_P
        L_N = L_N_P
        L_S = L_S_P
      }
      pop1 = data.frame(H_N,H_S,L_N,L_S)
      pop = rbind(pop, pop1)
    }
  }
  for(startvar in startrange){
    i = match(startvar, startrange)
    for(betavar in betarange){
      j = match(betavar, betarange)
      popstart = pop[startvar,]
      stop = 0
      while(stop == 0){
        if (pop_grow == "Fixed population"){
          H_N = as.numeric(tail(popstart,1)[1])
          H_S = as.numeric(tail(popstart,1)[2])
          L_N = as.numeric(tail(popstart,1)[3])
          L_S = as.numeric(tail(popstart,1)[4])
          #Fight where each kills beta of other group
          S_D = (H_S+L_S)*betavar
          N_D = (H_N+L_N)*betavar
          if((H_S+L_S)<=N_D){
            if((H_N+L_N)<=S_D & S_D>N_D){
              #tiebreak goes to N
              SBregion$result[(j-1)*length(startrange)+i] = "S"
              stop = 1
            } else {
              SBregion$result[(j-1)*length(startrange)+i] = "N"
              stop = 1
            }
          }
          if((H_N+L_N)<=S_D){
            SBregion$result[(j-1)*length(startrange)+i] = "S"
            stop = 1
          }
          S_H = if(H_S+L_S>0){
            H_S/(H_S+L_S)} else {0}
          S_L = 1-S_H
          N_H = if(H_N+L_N>0){
            H_N/(H_N+L_N)} else {0}
          N_L = 1-N_H
          H_N = max(H_N-S_D*N_H,0)
          H_S = max(H_S-N_D*S_H,0)
          L_N = max(L_N-S_D*N_L,0)
          L_S = max(L_S-N_D*S_L,0)
          #Reproduce
          S_H = if(H_S+L_S>0){
            H_S/(H_S+L_S)} else {0}
          S_L = 1-S_H
          N_H = if(H_N+L_N>0){
            H_N/(H_N+L_N)} else {0}
          N_L = 1-N_H
          H_N_P = H_N*(N_H*as.numeric(payoffs[1])+N_L*as.numeric(payoffs[2]))
          H_S_P = H_S*SHH
          L_N_P = L_N*(N_H*as.numeric(payoffs[3])+N_L*as.numeric(payoffs[4]))
          L_S_P = L_S*vLL
          Total_P = H_N_P+L_N_P+H_S_P+L_S_P
          H_N = H_N_P/Total_P
          H_S = H_S_P/Total_P
          L_N = L_N_P/Total_P
          L_S = L_S_P/Total_P
          popstart1 = data.frame(H_N,H_S,L_N,L_S)
          popstart = rbind(popstart, popstart1)
        }
        if (pop_grow == "Unbounded exponential growth"){
          H_N = as.numeric(tail(popstart,1)[1])
          H_S = as.numeric(tail(popstart,1)[2])
          L_N = as.numeric(tail(popstart,1)[3])
          L_S = as.numeric(tail(popstart,1)[4])
          #Fight where each kills beta of other group
          S_D = (H_S+L_S)*betavar
          N_D = (H_N+L_N)*betavar
          if((H_S+L_S)<=N_D){
            if((H_N+L_N)<=S_D & S_D>N_D){
              #tiebreak goes to N
              SBregion$result[(j-1)*length(startrange)+i] = "S"
              stop = 1
            } else {
              SBregion$result[(j-1)*length(startrange)+i] = "N"
              stop = 1
            }
          }
          if((H_N+L_N)<=S_D){
            SBregion$result[(j-1)*length(startrange)+i] = "S"
            stop = 1
          }
          S_H = if(H_S+L_S>0){
            H_S/(H_S+L_S)} else {0}
          S_L = 1-S_H
          N_H = if(H_N+L_N>0){
            H_N/(H_N+L_N)} else {0}
          N_L = 1-N_H
          H_N = max(H_N-S_D*N_H,0)
          H_S = max(H_S-N_D*S_H,0)
          L_N = max(L_N-S_D*N_L,0)
          L_S = max(L_S-N_D*S_L,0)
          #Reproduce
          S_H = if(H_S+L_S>0){
            H_S/(H_S+L_S)} else {0}
          S_L = 1-S_H
          N_H = if(H_N+L_N>0){
            H_N/(H_N+L_N)} else {0}
          N_L = 1-N_H
          H_N_P = H_N*(N_H*as.numeric(payoffs[1])+N_L*as.numeric(payoffs[2]))
          H_S_P = H_S*SHH
          L_N_P = L_N*(N_H*as.numeric(payoffs[3])+N_L*as.numeric(payoffs[4]))
          L_S_P = L_S*vLL
          H_N = H_N_P
          H_S = H_S_P
          L_N = L_N_P
          L_S = L_S_P
          popstart1 = data.frame(H_N,H_S,L_N,L_S)
          popstart = rbind(popstart, popstart1)
        }
      }
    }
  }
  list(SKregion, BKregion, SBregion)
}


#Fight

###Population Graphs

###Fight_NS_Win
start = 25
fight=evo_join_high(ratio, vHH, vHL, vLH, vLL, K, time, pop_grow, join_scenario, beta, start)[[1]]
ggplot(data = fight, aes(x = t, y = Population, color = Type, linetype = Type)) +
  geom_line(size = 1.5) +
  theme(text = element_text(size = 20)) +
  scale_linetype_manual(labels = c("Signal" = "Signal", "High_Signal" = "Signal:High", "Low_Signal" = "Signal:Low", "No_Signal" = "No Signal", "High_No_Signal" = "No Signal:High", "Low_No_Signal" = "No Signal:Low"),
                        values = c("Signal" = "solid", "High_Signal" = "dashed", "Low_Signal" = "dotted", "No_Signal" = "solid", "High_No_Signal" = "dashed", "Low_No_Signal" = "dotted"))+
  scale_color_manual(labels = c("Signal" = "Signal", "High_Signal" = "Signal:High", "Low_Signal" = "Signal:Low", "No_Signal" = "No Signal", "High_No_Signal" = "No Signal:High", "Low_No_Signal" = "No Signal:Low"),
                     values = c("Signal" = rgb(0,.5,1), "High_Signal" = rgb(0,.75,1), "Low_Signal" = rgb(0,0,1), "No_Signal" = rgb(1,.5,0), "High_No_Signal" = rgb(1,.8,0), "Low_No_Signal" = rgb(1,0,0)))+
  geom_vline(xintercept = ceiling(start-1))+
  ylab("Population")+
  coord_cartesian(xlim =c(0, time))+
  annotate("text", x = time-3, y = 1.2, size = 8, label = paste("T=",start))

###Fight_S_Win
start = 15
fight=evo_join_high(ratio, vHH, vHL, vLH, vLL, K, time, pop_grow, join_scenario, beta, start)[[1]]
ggplot(data = fight, aes(x = t, y = Population, color = Type, linetype = Type)) +
  geom_line(size = 1.5) +
  theme(text = element_text(size = 20)) +
  scale_linetype_manual(labels = c("Signal" = "Signal", "High_Signal" = "Signal:High", "Low_Signal" = "Signal:Low", "No_Signal" = "No Signal", "High_No_Signal" = "No Signal:High", "Low_No_Signal" = "No Signal:Low"),
                        values = c("Signal" = "solid", "High_Signal" = "dashed", "Low_Signal" = "dotted", "No_Signal" = "solid", "High_No_Signal" = "dashed", "Low_No_Signal" = "dotted"))+
  scale_color_manual(labels = c("Signal" = "Signal", "High_Signal" = "Signal:High", "Low_Signal" = "Signal:Low", "No_Signal" = "No Signal", "High_No_Signal" = "No Signal:High", "Low_No_Signal" = "No Signal:Low"),
                     values = c("Signal" = rgb(0,.5,1), "High_Signal" = rgb(0,.75,1), "Low_Signal" = rgb(0,0,1), "No_Signal" = rgb(1,.5,0), "High_No_Signal" = rgb(1,.8,0), "Low_No_Signal" = rgb(1,0,0)))+
  geom_vline(xintercept = ceiling(start-1))+
  ylab("Population")+
  coord_cartesian(xlim =c(0, time))+
  annotate("text", x = time-3, y = .95, size = 8, label = paste("T=",start))

###Special_Fight
start = 20
fight=evo_join_high(ratio, vHH, vHL, vLH, vLL, K, time, pop_grow, join_scenario, beta, start)[[1]]
ggplot(data = fight, aes(x = t, y = Population, color = Type, linetype = Type)) +
  geom_line(size = 1.5) +
  theme(text = element_text(size = 20)) +
  scale_linetype_manual(labels = c("Signal" = "Signal", "High_Signal" = "Signal:High", "Low_Signal" = "Signal:Low", "No_Signal" = "No Signal", "High_No_Signal" = "No Signal:High", "Low_No_Signal" = "No Signal:Low"),
                        values = c("Signal" = "solid", "High_Signal" = "dashed", "Low_Signal" = "dotted", "No_Signal" = "solid", "High_No_Signal" = "dashed", "Low_No_Signal" = "dotted"))+
  scale_color_manual(labels = c("Signal" = "Signal", "High_Signal" = "Signal:High", "Low_Signal" = "Signal:Low", "No_Signal" = "No Signal", "High_No_Signal" = "No Signal:High", "Low_No_Signal" = "No Signal:Low"),
                     values = c("Signal" = rgb(0,.5,1), "High_Signal" = rgb(0,.75,1), "Low_Signal" = rgb(0,0,1), "No_Signal" = rgb(1,.5,0), "High_No_Signal" = rgb(1,.8,0), "Low_No_Signal" = rgb(1,0,0)))+
  geom_vline(xintercept = ceiling(start-1))+
  ylab("Population")+
  coord_cartesian(xlim =c(0, time))+
  annotate("text", x = time-3, y = .95, size = 8, label = paste("T=",start))

###Regions

region = regions(ratio,vHH,vHL,vLH,vLL,K,time,pop_grow,beta,start)

###Region_KT
ggplot(data = region[[1]], aes(x = start, y = K, fill = result)) +
  geom_tile() +
  theme(text = element_text(size = 20)) +
  scale_fill_manual(labels = c("N" = "No Signal", "S" = "Signal"),
                    values = c("N" = rgb(1,.5,0), "S" = rgb(0,.5,1))) +
  geom_vline(xintercept = start, color = "white", size = 1) +
  geom_hline(yintercept = K, color = "white", size = 1) +
  xlab("T") +
  labs(fill = "Result")

###Region_BT
ggplot(data = region[[3]], aes(x = start, y = beta, fill = result)) +
  geom_tile() +
  theme(text = element_text(size = 20)) +
  scale_fill_manual(labels = c("N" = "No Signal", "S" = "Signal"),
                    values = c("N" = rgb(1,.5,0), "S" = rgb(0,.5,1))) +
  geom_vline(xintercept = start, color = "white", size = 1) +
  geom_hline(yintercept = beta, color = "white", size=1) +
  ylab(expression(beta)) +
  xlab("T") +
  labs(fill = "Result")

###Region_KB
ggplot(data = region[[2]], aes(x = beta, y = K, fill = result)) +
  geom_tile() +
  theme(text = element_text(size = 20)) +
  scale_fill_manual(labels = c("N" = "No Signal", "S" = "Signal"),
                    values = c("N" = rgb(1,.5,0), "S" = rgb(0,.5,1))) +
  geom_vline(xintercept = beta, color = "white", size = 1) +
  geom_hline(yintercept = K, color = "white", size = 1) +
  xlab(expression(beta)) +
  labs(fill = "Result")


  
